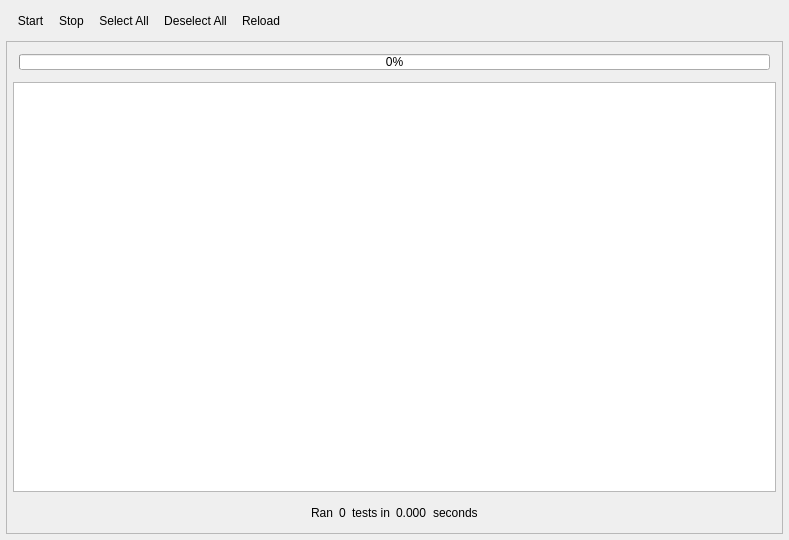
<ui version="4.0" >
 <class>RunnerWindow</class>
 <widget class="QWidget" name="RunnerWindow" >
  <property name="geometry" >
   <rect>
    <x>0</x>
    <y>0</y>
    <width>789</width>
    <height>540</height>
   </rect>
  </property>
  <property name="windowTitle" >
   <string>QxRunner</string>
  </property>
  <property name="windowIcon" >
   <iconset resource="../resources/qxrunner.qrc" >
    <normaloff>:/icons/qxrunner_16x16.png</normaloff>:/icons/qxrunner_16x16.png</iconset>
  </property>
  <layout class="QVBoxLayout" name="verticalLayout_3" >
   <item>
    <widget class="QToolBar" name="runnerToolBar" >
     <property name="windowTitle" >
      <string>Ru&amp;nner Toolbar</string>
     </property>
     <property name="orientation" >
      <enum>Qt::Horizontal</enum>
     </property>
     <addaction name="actionStart" />
     <addaction name="actionStop" />
     <addaction name="actionSelectAll" />
     <addaction name="actionUnselectAll" />
     <addaction name="actionReload" />
    </widget>
   </item>
   <item>
    <layout class="QHBoxLayout" name="horizontalLayout_3" >
     <item>
      <widget class="QSplitter" name="splitter" >
       <property name="orientation" >
        <enum>Qt::Horizontal</enum>
       </property>
       <widget class="QFrame" name="runnerFrame" >
        <property name="sizePolicy" >
         <sizepolicy vsizetype="Expanding" hsizetype="Fixed" >
          <horstretch>0</horstretch>
          <verstretch>0</verstretch>
         </sizepolicy>
        </property>
        <property name="minimumSize" >
         <size>
          <width>250</width>
          <height>0</height>
         </size>
        </property>
        <property name="baseSize" >
         <size>
          <width>300</width>
          <height>0</height>
         </size>
        </property>
        <property name="frameShape" >
         <enum>QFrame::StyledPanel</enum>
        </property>
        <property name="frameShadow" >
         <enum>QFrame::Raised</enum>
        </property>
        <layout class="QVBoxLayout" name="verticalLayout" >
         <item>
          <widget class="QFrame" name="frame_3" >
           <property name="frameShape" >
            <enum>QFrame::NoFrame</enum>
           </property>
           <property name="frameShadow" >
            <enum>QFrame::Plain</enum>
           </property>
           <layout class="QHBoxLayout" name="horizontalLayout_4" >
            <item>
             <widget class="QProgressBar" name="progressRun" >
              <property name="sizePolicy" >
               <sizepolicy vsizetype="Fixed" hsizetype="Expanding" >
                <horstretch>1</horstretch>
                <verstretch>0</verstretch>
               </sizepolicy>
              </property>
              <property name="maximumSize" >
               <size>
                <width>16777215</width>
                <height>16</height>
               </size>
              </property>
              <property name="value" >
               <number>0</number>
              </property>
              <property name="orientation" >
               <enum>Qt::Horizontal</enum>
              </property>
             </widget>
            </item>
           </layout>
          </widget>
         </item>
         <item>
          <widget class="QTreeView" name="treeRunner" >
           <property name="sizePolicy" >
            <sizepolicy vsizetype="Expanding" hsizetype="MinimumExpanding" >
             <horstretch>0</horstretch>
             <verstretch>0</verstretch>
            </sizepolicy>
           </property>
           <property name="alternatingRowColors" >
            <bool>true</bool>
           </property>
           <property name="selectionMode" >
            <enum>QAbstractItemView::SingleSelection</enum>
           </property>
           <property name="indentation" >
            <number>15</number>
           </property>
           <property name="rootIsDecorated" >
            <bool>false</bool>
           </property>
           <property name="wordWrap" >
            <bool>false</bool>
           </property>
           <property name="headerHidden" >
            <bool>true</bool>
           </property>
          </widget>
         </item>
         <item>
          <widget class="QFrame" name="frame_4" >
           <property name="frameShape" >
            <enum>QFrame::NoFrame</enum>
           </property>
           <property name="frameShadow" >
            <enum>QFrame::Plain</enum>
           </property>
           <layout class="QHBoxLayout" name="horizontalLayout_5" >
            <item>
             <spacer name="spacer_2" >
              <property name="orientation" >
               <enum>Qt::Horizontal</enum>
              </property>
              <property name="sizeHint" stdset="0" >
               <size>
                <width>198</width>
                <height>17</height>
               </size>
              </property>
             </spacer>
            </item>
            <item>
             <widget class="QLabel" name="labelNumRunText" >
              <property name="text" >
               <string>Ran</string>
              </property>
              <property name="textFormat" >
               <enum>Qt::LogText</enum>
              </property>
             </widget>
            </item>
            <item>
             <widget class="QLabel" name="labelNumRun" >
              <property name="text" >
               <string>0</string>
              </property>
              <property name="textFormat" >
               <enum>Qt::LogText</enum>
              </property>
             </widget>
            </item>
            <item>
             <widget class="QLabel" name="labelElapsedText" >
              <property name="text" >
               <string>tests in</string>
              </property>
              <property name="textFormat" >
               <enum>Qt::LogText</enum>
              </property>
             </widget>
            </item>
            <item>
             <widget class="QLabel" name="labelElapsed" >
              <property name="text" >
               <string>0.000</string>
              </property>
              <property name="textFormat" >
               <enum>Qt::LogText</enum>
              </property>
             </widget>
            </item>
            <item>
             <widget class="QLabel" name="label" >
              <property name="text" >
               <string>seconds</string>
              </property>
              <property name="textFormat" >
               <enum>Qt::LogText</enum>
              </property>
             </widget>
            </item>
            <item>
             <spacer name="spacer" >
              <property name="orientation" >
               <enum>Qt::Horizontal</enum>
              </property>
              <property name="sizeHint" stdset="0" >
               <size>
                <width>198</width>
                <height>17</height>
               </size>
              </property>
             </spacer>
            </item>
           </layout>
          </widget>
         </item>
        </layout>
       </widget>
      </widget>
     </item>
    </layout>
   </item>
  </layout>
  <action name="actionStart" >
   <property name="icon" >
    <iconset resource="../resources/qxrunner.qrc" >
     <normaloff>:/icons/play.png</normaloff>:/icons/play.png</iconset>
   </property>
   <property name="text" >
    <string>&amp;Start</string>
   </property>
  </action>
  <action name="actionStop" >
   <property name="icon" >
    <iconset resource="../resources/qxrunner.qrc" >
     <normaloff>:/icons/stop.png</normaloff>:/icons/stop.png</iconset>
   </property>
   <property name="text" >
    <string>S&amp;top</string>
   </property>
  </action>
  <action name="actionSelectAll" >
   <property name="icon" >
    <iconset resource="../resources/qxrunner.qrc" >
     <normaloff>:/icons/checkedbox.png</normaloff>:/icons/checkedbox.png</iconset>
   </property>
   <property name="text" >
    <string>Select &amp;All</string>
   </property>
  </action>
  <action name="actionUnselectAll" >
   <property name="icon" >
    <iconset resource="../resources/qxrunner.qrc" >
     <normaloff>:/icons/uncheckedbox.png</normaloff>:/icons/uncheckedbox.png</iconset>
   </property>
   <property name="text" >
    <string>&amp;Deselect All</string>
   </property>
  </action>
  <action name="actionAbout" >
   <property name="text" >
    <string>&amp;About</string>
   </property>
  </action>
  <action name="actionExit" >
   <property name="text" >
    <string>E&amp;xit</string>
   </property>
  </action>
  <action name="actionCollapseAll" >
   <property name="icon" >
    <iconset resource="../resources/qxrunner.qrc" >
     <normaloff>:/icons/expanded.png</normaloff>:/icons/expanded.png</iconset>
   </property>
   <property name="text" >
    <string>&amp;Collapse All</string>
   </property>
  </action>
  <action name="actionExpandAll" >
   <property name="icon" >
    <iconset resource="../resources/qxrunner.qrc" >
     <normaloff>:/icons/collapsed.png</normaloff>:/icons/collapsed.png</iconset>
   </property>
   <property name="text" >
    <string>&amp;Expand All</string>
   </property>
  </action>
  <action name="actionMinimalUpdate" >
   <property name="text" >
    <string>&amp;Minimal Update</string>
   </property>
  </action>
  <action name="actionColumns" >
   <property name="icon" >
    <iconset resource="../resources/qxrunner.qrc" >
     <normaloff>:/icons/columns.png</normaloff>:/icons/columns.png</iconset>
   </property>
   <property name="text" >
    <string>C&amp;olumns...</string>
   </property>
  </action>
  <action name="actionResults" >
   <property name="icon" >
    <iconset resource="../resources/qxrunner.qrc" >
     <normaloff>:/icons/info.png</normaloff>:/icons/info.png</iconset>
   </property>
   <property name="text" >
    <string>&amp;Results</string>
   </property>
  </action>
  <action name="actionSettings" >
   <property name="icon" >
    <iconset resource="../resources/qxrunner.qrc" >
     <normaloff>:/icons/properties.png</normaloff>:/icons/properties.png</iconset>
   </property>
   <property name="text" >
    <string>&amp;Settings...</string>
   </property>
  </action>
  <action name="actionToolbars" >
   <property name="text" >
    <string>&amp;Toolbars</string>
   </property>
  </action>
  <action name="actionReload" >
   <property name="text" >
    <string>Reload</string>
   </property>
  </action>
 </widget>
 <layoutdefault spacing="6" margin="6" />
 <resources>
  <include location="../resources/qxrunner.qrc" />
 </resources>
 <connections/>
</ui>
